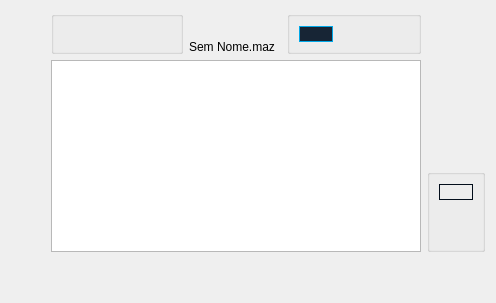
        <widget class="QWidget" name="pgNewUser">
         <layout class="QGridLayout" name="gridLayout_7">
          <item row="1" column="0">
           <spacer name="horizontalSpacer_12">
            <property name="orientation">
             <enum>Qt::Orientation::Horizontal</enum>
            </property>
            <property name="sizeType">
             <enum>QSizePolicy::Policy::Fixed</enum>
            </property>
            <property name="sizeHint" stdset="0">
             <size>
              <width>40</width>
              <height>20</height>
             </size>
            </property>
           </spacer>
          </item>
          <item row="3" column="5">
           <widget class="QGroupBox" name="groupBox_2">
            <property name="sizePolicy">
             <sizepolicy hsizetype="Fixed" vsizetype="Minimum">
              <horstretch>0</horstretch>
              <verstretch>0</verstretch>
             </sizepolicy>
            </property>
            <property name="title">
             <string/>
            </property>
            <layout class="QVBoxLayout" name="verticalLayout_2">
             <item>
              <widget class="QPushButton" name="btnRemoveWall">
               <property name="sizePolicy">
                <sizepolicy hsizetype="Minimum" vsizetype="Minimum">
                 <horstretch>0</horstretch>
                 <verstretch>0</verstretch>
                </sizepolicy>
               </property>
               <property name="toolTip">
                <string>Este pincel permite-te demolir paredes em paredes válidas.

(Só pode haver uma saída e uma entrada)</string>
               </property>
               <property name="styleSheet">
                <string notr="true">QPushButton {
    color: rgb(2, 13, 26);
    border-width: 1px;
    border-style: solid;
    border-radius: 10px;
}

QPushButton:checked {
	background-color : rgb(23, 37, 53);
	color : rgb(0, 168, 232);
	border-width: 1px;
    border-style: solid;
    border-color: rgb(0, 168, 232);
	border-radius: 10px;
}

QPushButton:disabled {
	background-color: rgb(82, 153, 175);
    color: rgb(49, 51, 53);
    border-width: 1px;
    border-style: solid;
    border-color: rgb(23, 37, 53);
    border-radius: 10px;
}</string>
               </property>
               <property name="text">
                <string/>
               </property>
               <property name="icon">
                <iconset resource="../data.qrc">
                 <normaloff>:/buttonIcons/resources/removeWallsBrush.png</normaloff>:/buttonIcons/resources/removeWallsBrush.png</iconset>
               </property>
               <property name="iconSize">
                <size>
                 <width>50</width>
                 <height>50</height>
                </size>
               </property>
               <property name="checkable">
                <bool>true</bool>
               </property>
              </widget>
             </item>
             <item>
              <widget class="CrementButtons" name="btnUserContractH">
               <property name="sizePolicy">
                <sizepolicy hsizetype="Minimum" vsizetype="Minimum">
                 <horstretch>0</horstretch>
                 <verstretch>0</verstretch>
                </sizepolicy>
               </property>
               <property name="toolTip">
                <string>Este botão diminui o labirinto horizontalmente por 1

Shift+Click para diminuir o labirinto horizontalmente por 10

Ctrl+Click para diminuir o labirinto horizontalmente por 10</string>
               </property>
               <property name="styleSheet">
                <string notr="true">QPushButton {
    color: rgb(2, 13, 26);
    border-width: 1px;
    border-radius: 10px;
}</string>
               </property>
               <property name="text">
                <string/>
               </property>
               <property name="icon">
                <iconset resource="../data.qrc">
                 <normaloff>:/buttonIcons/resources/contractMazeH.png</normaloff>:/buttonIcons/resources/contractMazeH.png</iconset>
               </property>
               <property name="iconSize">
                <size>
                 <width>50</width>
                 <height>50</height>
                </size>
               </property>
              </widget>
             </item>
             <item>
              <widget class="CrementButtons" name="btnUserContractV">
               <property name="sizePolicy">
                <sizepolicy hsizetype="Minimum" vsizetype="Minimum">
                 <horstretch>0</horstretch>
                 <verstretch>0</verstretch>
                </sizepolicy>
               </property>
               <property name="toolTip">
                <string>Este botão diminui o labirinto verticalmente por 1

Shift+Click para diminuir o labirinto verticalmente por 10

Ctrl+Click para diminuir o labirinto verticalmente por 10</string>
               </property>
               <property name="styleSheet">
                <string notr="true">QPushButton {
    color: rgb(2, 13, 26);
    border-width: 1px;
    border-radius: 10px;
}</string>
               </property>
               <property name="text">
                <string/>
               </property>
               <property name="icon">
                <iconset resource="../data.qrc">
                 <normaloff>:/buttonIcons/resources/contractMazeV.png</normaloff>:/buttonIcons/resources/contractMazeV.png</iconset>
               </property>
               <property name="iconSize">
                <size>
                 <width>50</width>
                 <height>50</height>
                </size>
               </property>
              </widget>
             </item>
            </layout>
           </widget>
          </item>
          <item row="1" column="1">
           <widget class="QGroupBox" name="grpTools">
            <property name="maximumSize">
             <size>
              <width>220</width>
              <height>16777215</height>
             </size>
            </property>
            <property name="title">
             <string/>
            </property>
            <layout class="QHBoxLayout" name="horizontalLayout_4">
             <item>
              <widget class="QPushButton" name="btnNewUserMaze">
               <property name="sizePolicy">
                <sizepolicy hsizetype="Minimum" vsizetype="Minimum">
                 <horstretch>0</horstretch>
                 <verstretch>0</verstretch>
                </sizepolicy>
               </property>
               <property name="toolTip">
                <string>Este botão cria um labirinto vazio</string>
               </property>
               <property name="styleSheet">
                <string notr="true">QPushButton {
    color: rgb(2, 13, 26);
    border-width: 1px;
    border-radius: 10px;
}</string>
               </property>
               <property name="text">
                <string/>
               </property>
               <property name="icon">
                <iconset resource="../data.qrc">
                 <normaloff>:/buttonIcons/resources/addMaze.png</normaloff>:/buttonIcons/resources/addMaze.png</iconset>
               </property>
               <property name="iconSize">
                <size>
                 <width>50</width>
                 <height>50</height>
                </size>
               </property>
              </widget>
             </item>
             <item>
              <widget class="QPushButton" name="btnUserOpenMaze">
               <property name="sizePolicy">
                <sizepolicy hsizetype="Minimum" vsizetype="Minimum">
                 <horstretch>0</horstretch>
                 <verstretch>0</verstretch>
                </sizepolicy>
               </property>
               <property name="toolTip">
                <string>Pressiona este botão para abrir um labirinto a partir dos ficheiros</string>
               </property>
               <property name="styleSheet">
                <string notr="true">QPushButton {
    color: rgb(2, 13, 26);
    border-width: 1px;
    border-radius: 10px;
}</string>
               </property>
               <property name="text">
                <string/>
               </property>
               <property name="icon">
                <iconset resource="../data.qrc">
                 <normaloff>:/buttonIcons/resources/openMaze.png</normaloff>:/buttonIcons/resources/openMaze.png</iconset>
               </property>
               <property name="iconSize">
                <size>
                 <width>50</width>
                 <height>50</height>
                </size>
               </property>
              </widget>
             </item>
             <item>
              <widget class="QPushButton" name="btnUserSave">
               <property name="sizePolicy">
                <sizepolicy hsizetype="Minimum" vsizetype="Minimum">
                 <horstretch>0</horstretch>
                 <verstretch>0</verstretch>
                </sizepolicy>
               </property>
               <property name="toolTip">
                <string>Pressiona este botão para guardares o teu labirinto</string>
               </property>
               <property name="styleSheet">
                <string notr="true">QPushButton {
    color: rgb(2, 13, 26);
    border-width: 1px;
    border-radius: 10px;
}</string>
               </property>
               <property name="text">
                <string/>
               </property>
               <property name="icon">
                <iconset resource="../data.qrc">
                 <normaloff>:/buttonIcons/resources/saveMaze.png</normaloff>:/buttonIcons/resources/saveMaze.png</iconset>
               </property>
               <property name="iconSize">
                <size>
                 <width>50</width>
                 <height>50</height>
                </size>
               </property>
              </widget>
             </item>
            </layout>
           </widget>
          </item>
          <item row="1" column="2">
           <widget class="QLabel" name="lblMazeCreatorName">
            <property name="sizePolicy">
             <sizepolicy hsizetype="MinimumExpanding" vsizetype="Preferred">
              <horstretch>0</horstretch>
              <verstretch>0</verstretch>
             </sizepolicy>
            </property>
            <property name="toolTip">
             <string>O nome do teu labirinto</string>
            </property>
            <property name="text">
             <string>Sem Nome.maz</string>
            </property>
            <property name="alignment">
             <set>Qt::AlignmentFlag::AlignBottom|Qt::AlignmentFlag::AlignHCenter</set>
            </property>
           </widget>
          </item>
          <item row="4" column="1">
           <spacer name="verticalSpacer_4">
            <property name="orientation">
             <enum>Qt::Orientation::Vertical</enum>
            </property>
            <property name="sizeType">
             <enum>QSizePolicy::Policy::Fixed</enum>
            </property>
            <property name="sizeHint" stdset="0">
             <size>
              <width>20</width>
              <height>40</height>
             </size>
            </property>
           </spacer>
          </item>
          <item row="1" column="4">
           <widget class="QGroupBox" name="groupBox">
            <property name="maximumSize">
             <size>
              <width>2207</width>
              <height>16777215</height>
             </size>
            </property>
            <property name="title">
             <string/>
            </property>
            <layout class="QHBoxLayout" name="horizontalLayout_6">
             <item>
              <widget class="QPushButton" name="btnAddWall">
               <property name="sizePolicy">
                <sizepolicy hsizetype="Minimum" vsizetype="Minimum">
                 <horstretch>0</horstretch>
                 <verstretch>0</verstretch>
                </sizepolicy>
               </property>
               <property name="toolTip">
                <string>Este pincel permite-te adicionar paredes em lugares livres</string>
               </property>
               <property name="styleSheet">
                <string notr="true">QPushButton {
    color: rgb(2, 13, 26);
    border-width: 1px;
    border-radius: 10px;
}

QPushButton:checked {
	background-color : rgb(23, 37, 53);
	color : rgb(0, 168, 232);
	border-width: 1px;
    border-style: solid;
    border-color: rgb(0, 168, 232);
	border-radius: 10px;
}

QPushButton:disabled {
	background-color: rgb(82, 153, 175);
    color: rgb(49, 51, 53);
    border-width: 1px;
    border-style: solid;
    border-color: rgb(23, 37, 53);
    border-radius: 10px;
}</string>
               </property>
               <property name="text">
                <string/>
               </property>
               <property name="icon">
                <iconset resource="../data.qrc">
                 <normaloff>:/buttonIcons/resources/addWallsBrush.png</normaloff>:/buttonIcons/resources/addWallsBrush.png</iconset>
               </property>
               <property name="iconSize">
                <size>
                 <width>50</width>
                 <height>50</height>
                </size>
               </property>
               <property name="checkable">
                <bool>true</bool>
               </property>
               <property name="checked">
                <bool>true</bool>
               </property>
              </widget>
             </item>
             <item>
              <widget class="CrementButtons" name="btnUserExpandH">
               <property name="sizePolicy">
                <sizepolicy hsizetype="Minimum" vsizetype="Minimum">
                 <horstretch>0</horstretch>
                 <verstretch>0</verstretch>
                </sizepolicy>
               </property>
               <property name="toolTip">
                <string>Este botão expande o labirinto horizontalmente por 1

Shift+Click para expandir o labirinto horizontalmente por 10

Ctrl+Click para expandir o labirinto horizontalmente por 10</string>
               </property>
               <property name="styleSheet">
                <string notr="true">QPushButton {
    color: rgb(2, 13, 26);
    border-width: 1px;
    border-radius: 10px;
}</string>
               </property>
               <property name="text">
                <string/>
               </property>
               <property name="icon">
                <iconset resource="../data.qrc">
                 <normaloff>:/buttonIcons/resources/expandMazeH.png</normaloff>:/buttonIcons/resources/expandMazeH.png</iconset>
               </property>
               <property name="iconSize">
                <size>
                 <width>50</width>
                 <height>50</height>
                </size>
               </property>
              </widget>
             </item>
             <item>
              <widget class="CrementButtons" name="btnUserExpandV">
               <property name="sizePolicy">
                <sizepolicy hsizetype="Minimum" vsizetype="Minimum">
                 <horstretch>0</horstretch>
                 <verstretch>0</verstretch>
                </sizepolicy>
               </property>
               <property name="toolTip">
                <string>Este botão expande o labirinto verticalmente por 1

Shift+Click para expandir o labirinto verticalmente por 10

Ctrl+Click para expandir o labirinto verticalmente por 10</string>
               </property>
               <property name="styleSheet">
                <string notr="true">QPushButton {
    color: rgb(2, 13, 26);
    border-width: 1px;
    border-radius: 10px;
}</string>
               </property>
               <property name="text">
                <string/>
               </property>
               <property name="icon">
                <iconset resource="../data.qrc">
                 <normaloff>:/buttonIcons/resources/expandMazeV.png</normaloff>:/buttonIcons/resources/expandMazeV.png</iconset>
               </property>
               <property name="iconSize">
                <size>
                 <width>50</width>
                 <height>50</height>
                </size>
               </property>
              </widget>
             </item>
            </layout>
           </widget>
          </item>
          <item row="2" column="5">
           <spacer name="verticalSpacer_10">
            <property name="orientation">
             <enum>Qt::Orientation::Vertical</enum>
            </property>
            <property name="sizeHint" stdset="0">
             <size>
              <width>20</width>
              <height>40</height>
             </size>
            </property>
           </spacer>
          </item>
          <item row="2" column="1" rowspan="2" colspan="4">
           <widget class="PreviewMazeView" name="graphicsMazePreview">
            <property name="sizePolicy">
             <sizepolicy hsizetype="MinimumExpanding" vsizetype="MinimumExpanding">
              <horstretch>0</horstretch>
              <verstretch>0</verstretch>
             </sizepolicy>
            </property>
           </widget>
          </item>
         </layout>
        </widget>
